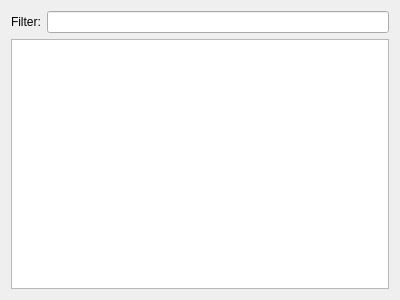
<?xml version="1.0" encoding="UTF-8"?>
<ui version="4.0">
 <class>WizardPage</class>
 <widget class="QWizardPage" name="WizardPage">
  <property name="geometry">
   <rect>
    <x>0</x>
    <y>0</y>
    <width>400</width>
    <height>300</height>
   </rect>
  </property>
  <property name="windowTitle">
   <string>WizardPage</string>
  </property>
  <property name="locale">
   <locale language="English" country="UnitedStates"/>
  </property>
  <layout class="QFormLayout" name="formLayout">
   <item row="0" column="0">
    <widget class="QLabel" name="label">
     <property name="text">
      <string>Filter:</string>
     </property>
    </widget>
   </item>
   <item row="0" column="1">
    <widget class="QLineEdit" name="filterLineEdit"/>
   </item>
   <item row="1" column="0" colspan="2">
    <widget class="QListWidget" name="packageListWidget"/>
   </item>
  </layout>
 </widget>
 <resources/>
 <connections/>
</ui>
